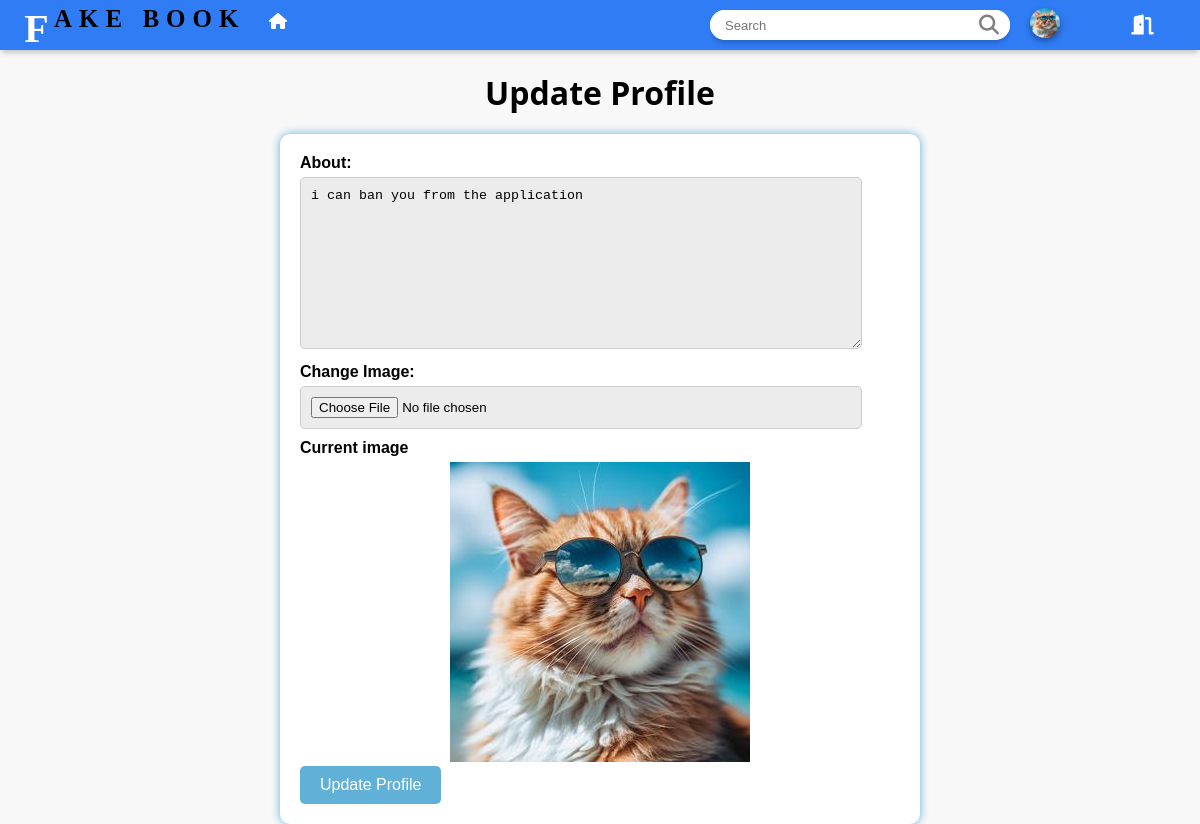
The page /update-profile/1 (signed in) on the database as committed earlier.
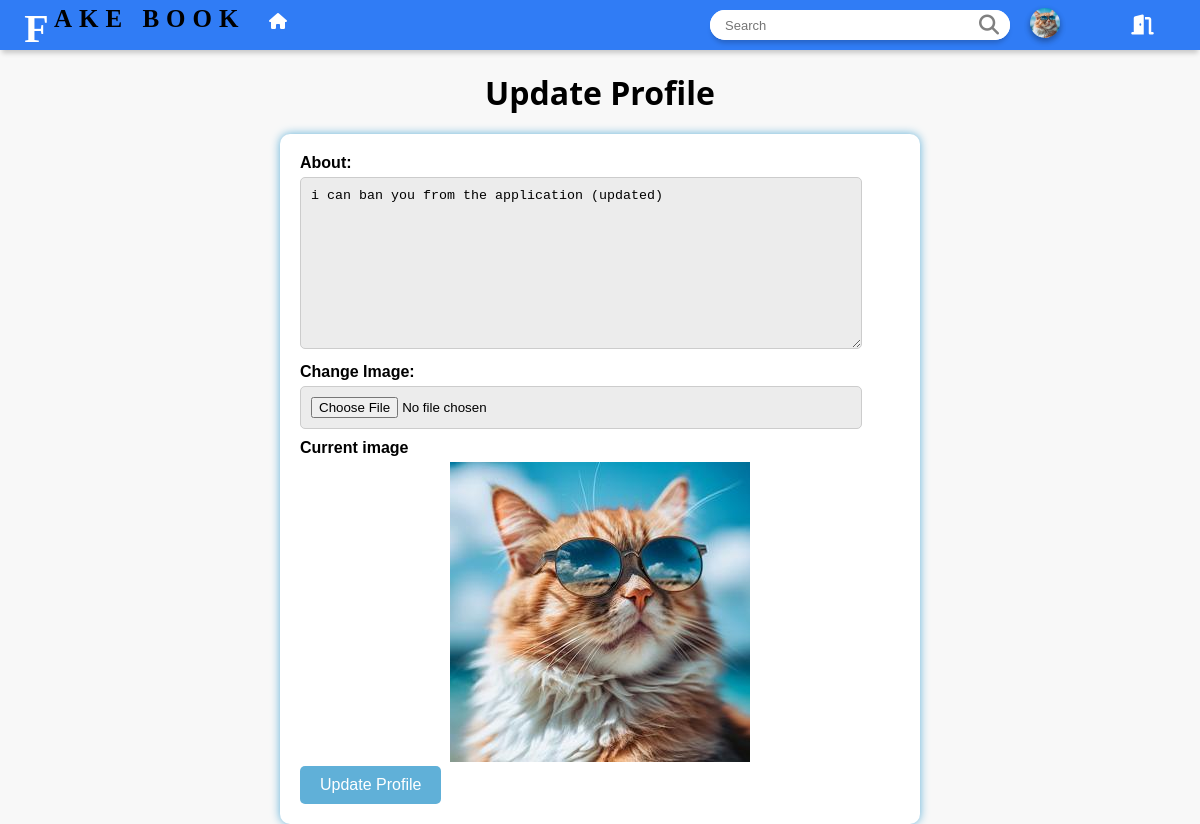
The same page on the database as committed later.
### users/models.py (models this page shows, shortened)
class Profile(models.Model):
    user = models.OneToOneField(User , on_delete=models.CASCADE , related_name='profile')
    about = models.CharField(max_length=850 , null=True , blank=True)
    picture = models.ImageField(upload_to='profile-pictures' , default ='profile-pictures/default.jpg')
    friends = models.ManyToManyField(User , related_name="friends" , blank=True)

### users/views.py (the view, shortened to what this page needs)
# urls.py: path('update-profile/<int:pk>' , views.UpdateProfile.as_view() , name='u-update-profile'),
class UpdateProfile(LoginRequiredMixin , UpdateView):
    model = Profile
    form_class = ProfileForm
    template_name = 'users/profile-update.html'
    def get_queryset(self):
        return super().get_queryset().filter(user=self.request.user)
    def get_context_data(self, **kwargs):
        context = super().get_context_data(**kwargs)
        context['profile'] = self.get_object()
        return context

### users/forms.py
class ProfileForm(forms.ModelForm):
    class Meta:
        model = Profile
        fields = ("about", "picture")
        widgets = {
            'about':forms.Textarea(attrs={'rows':10, 'cols':70})
            }

### users/templates/users/profile-update.html (shortened to what this page needs)
{% load static %}
<!DOCTYPE html>
<html lang="en">
<head>
    <link rel="stylesheet" href="{% static 'styles/users/update-profile.css' %}">
</head>
<body>
    <div style="height: 50px;" class="navbar">
        <ul class="nav1">
            <li>
                <div class="logo">
                    <div class="f">F</div>
                    <span style="margin-right: 10px;" class="book">ake book</span>
                    <a href="{% url 'blog:b-home' %}"><button class="btn notf"><i class="fa-solid fa-house"></i> </button></a>
                </div>
            </li>
            <div class="links">
            <li id="search">
                <form  action="{% url 'blog:b-search' %}" method="get" style="display: flex;">
                    <div style="background-color: white;display: flex;border-radius: 30px;width: 300px;">
                    <input id="input-s" type="search" name="query" placeholder="Search">
                    <button id="srch-btn" type="submit" value="Search"><i style="color: gray;" class="fa-solid fa-magnifying-glass fa-lg"></i></button>
                    </div>
                </form>
            </li>
            <li>
                <a href="{% url 'user:u-profile' user.username %}"><img class="img-pro" src="{{user.profile.picture.url}}"></a>
            </li>
            <li>
                <a href="{% url 'user:u-logout' %}"><button class=" btn logout"><i class="fa-solid fa-door-open fa-lg"></i></button></a>
            </li>
            </div>
        </ul>
    </div>
    <h1>Update Profile</h1>
    <form method="post" enctype="multipart/form-data" class="formm">
        <label for="content">About:</label>
        <textarea id="content" name="about" placeholder="Enter the content of your post" >{{ profile.about}}</textarea>
        <label for="image">Change Image:</label>
        <input type="file" id="image" name="image" accept="image/*" >
        <label for="image">Current image</label>
        <div class="image-preview">
            <img src="{{ profile.picture.url }}" alt="Current Image">
        </div>
        <input type="submit" value="Update Profile">
    </form>
    </body>
    </html>

Rows that differ between the two databases and show on the page:
changed Profile: about "i can ban you from the application" → "i can ban you from the application (updated)"
